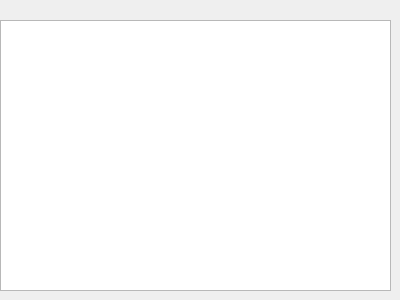
<?xml version="1.0" encoding="UTF-8"?>
<ui version="4.0">
 <class>Dialog</class>
 <widget class="QDialog" name="Dialog">
  <property name="geometry">
   <rect>
    <x>0</x>
    <y>0</y>
    <width>400</width>
    <height>300</height>
   </rect>
  </property>
  <property name="windowTitle">
   <string>Dialog</string>
  </property>
  <widget class="QTextEdit" name="textEdit">
   <property name="geometry">
    <rect>
     <x>0</x>
     <y>20</y>
     <width>391</width>
     <height>271</height>
    </rect>
   </property>
  </widget>
 </widget>
 <resources/>
 <connections/>
</ui>
